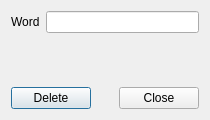
<?xml version="1.0" encoding="UTF-8"?>
<ui version="4.0">
 <class>Delete</class>
 <widget class="QDialog" name="Delete">
  <property name="geometry">
   <rect>
    <x>0</x>
    <y>0</y>
    <width>210</width>
    <height>120</height>
   </rect>
  </property>
  <property name="minimumSize">
   <size>
    <width>210</width>
    <height>120</height>
   </size>
  </property>
  <property name="maximumSize">
   <size>
    <width>210</width>
    <height>120</height>
   </size>
  </property>
  <property name="windowTitle">
   <string>Delete word</string>
  </property>
  <property name="windowIcon">
   <iconset resource="resources.qrc">
    <normaloff>:/icons/icons/43078.png</normaloff>:/icons/icons/43078.png</iconset>
  </property>
  <layout class="QVBoxLayout" name="verticalLayout">
   <item>
    <layout class="QHBoxLayout" name="horizontalLayout">
     <item>
      <widget class="QLabel" name="label">
       <property name="text">
        <string>Word</string>
       </property>
      </widget>
     </item>
     <item>
      <widget class="QLineEdit" name="lineEdit"/>
     </item>
    </layout>
   </item>
   <item>
    <spacer name="verticalSpacer">
     <property name="orientation">
      <enum>Qt::Vertical</enum>
     </property>
     <property name="sizeHint" stdset="0">
      <size>
       <width>20</width>
       <height>40</height>
      </size>
     </property>
    </spacer>
   </item>
   <item>
    <layout class="QHBoxLayout" name="horizontalLayout_2">
     <item>
      <widget class="QPushButton" name="pushButtonDelete">
       <property name="text">
        <string>Delete</string>
       </property>
      </widget>
     </item>
     <item>
      <spacer name="horizontalSpacer">
       <property name="orientation">
        <enum>Qt::Horizontal</enum>
       </property>
       <property name="sizeHint" stdset="0">
        <size>
         <width>40</width>
         <height>20</height>
        </size>
       </property>
      </spacer>
     </item>
     <item>
      <widget class="QPushButton" name="pushButtonClose">
       <property name="text">
        <string>Close</string>
       </property>
      </widget>
     </item>
    </layout>
   </item>
  </layout>
 </widget>
 <resources>
  <include location="resources.qrc"/>
 </resources>
 <connections/>
</ui>
